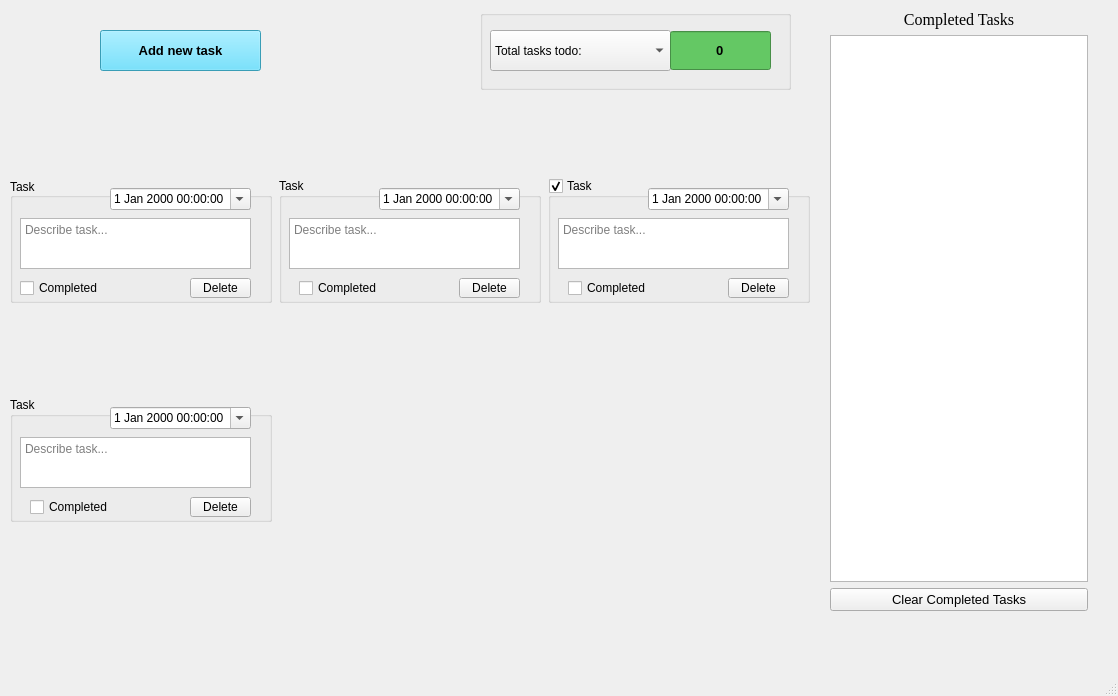
<?xml version="1.0" encoding="UTF-8"?>
<ui version="4.0">
 <class>MainWindow</class>
 <widget class="QMainWindow" name="MainWindow">
  <property name="geometry">
   <rect>
    <x>0</x>
    <y>0</y>
    <width>1118</width>
    <height>696</height>
   </rect>
  </property>
  <property name="windowTitle">
   <string>MainWindow</string>
  </property>
  <property name="autoFillBackground">
   <bool>false</bool>
  </property>
  <property name="styleSheet">
   <string notr="true"/>
  </property>
  <widget class="QWidget" name="centralwidget">
   <widget class="QPushButton" name="NewTaskButton">
    <property name="geometry">
     <rect>
      <x>100</x>
      <y>30</y>
      <width>161</width>
      <height>41</height>
     </rect>
    </property>
    <property name="font">
     <font>
      <pointsize>10</pointsize>
      <weight>75</weight>
      <italic>false</italic>
      <bold>true</bold>
     </font>
    </property>
    <property name="styleSheet">
     <string notr="true">background-color: rgb(80, 220, 255);</string>
    </property>
    <property name="text">
     <string>Add new task</string>
    </property>
   </widget>
   <widget class="QWidget" name="gridLayoutWidget">
    <property name="geometry">
     <rect>
      <x>10</x>
      <y>90</y>
      <width>802</width>
      <height>521</height>
     </rect>
    </property>
    <layout class="QGridLayout" name="taskGrid" rowstretch="0,0" columnstretch="0,0,0">
     <property name="sizeConstraint">
      <enum>QLayout::SetMinimumSize</enum>
     </property>
     <property name="leftMargin">
      <number>0</number>
     </property>
     <property name="topMargin">
      <number>0</number>
     </property>
     <property name="horizontalSpacing">
      <number>7</number>
     </property>
     <item row="0" column="1">
      <widget class="QGroupBox" name="task2">
       <property name="sizePolicy">
        <sizepolicy hsizetype="Minimum" vsizetype="Minimum">
         <horstretch>0</horstretch>
         <verstretch>0</verstretch>
        </sizepolicy>
       </property>
       <property name="minimumSize">
        <size>
         <width>262</width>
         <height>125</height>
        </size>
       </property>
       <property name="maximumSize">
        <size>
         <width>262</width>
         <height>125</height>
        </size>
       </property>
       <property name="autoFillBackground">
        <bool>true</bool>
       </property>
       <property name="title">
        <string>Task</string>
       </property>
       <widget class="QDateTimeEdit" name="dateTime2">
        <property name="geometry">
         <rect>
          <x>100</x>
          <y>10</y>
          <width>141</width>
          <height>22</height>
         </rect>
        </property>
        <property name="sizePolicy">
         <sizepolicy hsizetype="MinimumExpanding" vsizetype="Fixed">
          <horstretch>0</horstretch>
          <verstretch>0</verstretch>
         </sizepolicy>
        </property>
        <property name="styleSheet">
         <string notr="true">text-color: rgb(170, 170, 255)</string>
        </property>
        <property name="calendarPopup">
         <bool>true</bool>
        </property>
       </widget>
       <widget class="QTextEdit" name="taskText2">
        <property name="geometry">
         <rect>
          <x>10</x>
          <y>40</y>
          <width>231</width>
          <height>51</height>
         </rect>
        </property>
        <property name="placeholderText">
         <string>Describe task...</string>
        </property>
       </widget>
       <widget class="QPushButton" name="deleteButton2">
        <property name="geometry">
         <rect>
          <x>180</x>
          <y>100</y>
          <width>61</width>
          <height>20</height>
         </rect>
        </property>
        <property name="text">
         <string>Delete</string>
        </property>
       </widget>
       <widget class="QCheckBox" name="compCheck2">
        <property name="geometry">
         <rect>
          <x>20</x>
          <y>100</y>
          <width>91</width>
          <height>20</height>
         </rect>
        </property>
        <property name="text">
         <string>Completed</string>
        </property>
       </widget>
      </widget>
     </item>
     <item row="0" column="2">
      <widget class="QGroupBox" name="task3">
       <property name="sizePolicy">
        <sizepolicy hsizetype="Minimum" vsizetype="Minimum">
         <horstretch>0</horstretch>
         <verstretch>0</verstretch>
        </sizepolicy>
       </property>
       <property name="minimumSize">
        <size>
         <width>262</width>
         <height>125</height>
        </size>
       </property>
       <property name="maximumSize">
        <size>
         <width>262</width>
         <height>125</height>
        </size>
       </property>
       <property name="autoFillBackground">
        <bool>true</bool>
       </property>
       <property name="title">
        <string>Task</string>
       </property>
       <property name="checkable">
        <bool>true</bool>
       </property>
       <property name="checked">
        <bool>true</bool>
       </property>
       <widget class="QDateTimeEdit" name="dateTime3">
        <property name="geometry">
         <rect>
          <x>100</x>
          <y>10</y>
          <width>141</width>
          <height>22</height>
         </rect>
        </property>
        <property name="sizePolicy">
         <sizepolicy hsizetype="MinimumExpanding" vsizetype="Fixed">
          <horstretch>0</horstretch>
          <verstretch>0</verstretch>
         </sizepolicy>
        </property>
        <property name="styleSheet">
         <string notr="true">text-color: rgb(170, 170, 255)</string>
        </property>
        <property name="calendarPopup">
         <bool>true</bool>
        </property>
       </widget>
       <widget class="QTextEdit" name="taskText3">
        <property name="geometry">
         <rect>
          <x>10</x>
          <y>40</y>
          <width>231</width>
          <height>51</height>
         </rect>
        </property>
        <property name="placeholderText">
         <string>Describe task...</string>
        </property>
       </widget>
       <widget class="QPushButton" name="deleteButton3">
        <property name="geometry">
         <rect>
          <x>180</x>
          <y>100</y>
          <width>61</width>
          <height>20</height>
         </rect>
        </property>
        <property name="text">
         <string>Delete</string>
        </property>
       </widget>
       <widget class="QCheckBox" name="compCheck3">
        <property name="geometry">
         <rect>
          <x>20</x>
          <y>100</y>
          <width>91</width>
          <height>20</height>
         </rect>
        </property>
        <property name="text">
         <string>Completed</string>
        </property>
       </widget>
      </widget>
     </item>
     <item row="1" column="0">
      <widget class="QGroupBox" name="task4">
       <property name="sizePolicy">
        <sizepolicy hsizetype="Minimum" vsizetype="Minimum">
         <horstretch>0</horstretch>
         <verstretch>0</verstretch>
        </sizepolicy>
       </property>
       <property name="minimumSize">
        <size>
         <width>262</width>
         <height>125</height>
        </size>
       </property>
       <property name="maximumSize">
        <size>
         <width>262</width>
         <height>125</height>
        </size>
       </property>
       <property name="autoFillBackground">
        <bool>true</bool>
       </property>
       <property name="title">
        <string>Task</string>
       </property>
       <widget class="QDateTimeEdit" name="dateTime4">
        <property name="geometry">
         <rect>
          <x>100</x>
          <y>10</y>
          <width>141</width>
          <height>22</height>
         </rect>
        </property>
        <property name="sizePolicy">
         <sizepolicy hsizetype="MinimumExpanding" vsizetype="Fixed">
          <horstretch>0</horstretch>
          <verstretch>0</verstretch>
         </sizepolicy>
        </property>
        <property name="styleSheet">
         <string notr="true">text-color: rgb(170, 170, 255)</string>
        </property>
        <property name="calendarPopup">
         <bool>true</bool>
        </property>
       </widget>
       <widget class="QTextEdit" name="taskText4">
        <property name="geometry">
         <rect>
          <x>10</x>
          <y>40</y>
          <width>231</width>
          <height>51</height>
         </rect>
        </property>
        <property name="placeholderText">
         <string>Describe task...</string>
        </property>
       </widget>
       <widget class="QPushButton" name="deleteButton4">
        <property name="geometry">
         <rect>
          <x>180</x>
          <y>100</y>
          <width>61</width>
          <height>20</height>
         </rect>
        </property>
        <property name="text">
         <string>Delete</string>
        </property>
       </widget>
       <widget class="QCheckBox" name="compCheck4">
        <property name="geometry">
         <rect>
          <x>20</x>
          <y>100</y>
          <width>91</width>
          <height>20</height>
         </rect>
        </property>
        <property name="text">
         <string>Completed</string>
        </property>
       </widget>
      </widget>
     </item>
     <item row="0" column="0">
      <widget class="QGroupBox" name="task1">
       <property name="sizePolicy">
        <sizepolicy hsizetype="Minimum" vsizetype="Minimum">
         <horstretch>0</horstretch>
         <verstretch>0</verstretch>
        </sizepolicy>
       </property>
       <property name="minimumSize">
        <size>
         <width>262</width>
         <height>125</height>
        </size>
       </property>
       <property name="maximumSize">
        <size>
         <width>262</width>
         <height>125</height>
        </size>
       </property>
       <property name="autoFillBackground">
        <bool>true</bool>
       </property>
       <property name="title">
        <string>Task</string>
       </property>
       <property name="alignment">
        <set>Qt::AlignJustify|Qt::AlignVCenter</set>
       </property>
       <widget class="QDateTimeEdit" name="dateTime1">
        <property name="geometry">
         <rect>
          <x>100</x>
          <y>10</y>
          <width>141</width>
          <height>22</height>
         </rect>
        </property>
        <property name="sizePolicy">
         <sizepolicy hsizetype="MinimumExpanding" vsizetype="Fixed">
          <horstretch>0</horstretch>
          <verstretch>0</verstretch>
         </sizepolicy>
        </property>
        <property name="styleSheet">
         <string notr="true">text-color: rgb(170, 170, 255)</string>
        </property>
        <property name="calendarPopup">
         <bool>true</bool>
        </property>
        <property name="timeSpec">
         <enum>Qt::LocalTime</enum>
        </property>
       </widget>
       <widget class="QTextEdit" name="taskText1">
        <property name="geometry">
         <rect>
          <x>10</x>
          <y>40</y>
          <width>231</width>
          <height>51</height>
         </rect>
        </property>
        <property name="placeholderText">
         <string>Describe task...</string>
        </property>
       </widget>
       <widget class="QPushButton" name="deleteButton1">
        <property name="geometry">
         <rect>
          <x>180</x>
          <y>100</y>
          <width>61</width>
          <height>20</height>
         </rect>
        </property>
        <property name="text">
         <string>Delete</string>
        </property>
       </widget>
       <widget class="QCheckBox" name="compCheck1">
        <property name="geometry">
         <rect>
          <x>10</x>
          <y>100</y>
          <width>91</width>
          <height>20</height>
         </rect>
        </property>
        <property name="text">
         <string>Completed</string>
        </property>
       </widget>
      </widget>
     </item>
    </layout>
   </widget>
   <widget class="QWidget" name="verticalLayoutWidget">
    <property name="geometry">
     <rect>
      <x>830</x>
      <y>10</y>
      <width>258</width>
      <height>601</height>
     </rect>
    </property>
    <layout class="QVBoxLayout" name="compTaskBox">
     <item>
      <widget class="QLabel" name="compTaskLabel">
       <property name="font">
        <font>
         <family>Georgia</family>
         <pointsize>12</pointsize>
        </font>
       </property>
       <property name="frameShape">
        <enum>QFrame::NoFrame</enum>
       </property>
       <property name="text">
        <string>Completed Tasks</string>
       </property>
       <property name="textFormat">
        <enum>Qt::PlainText</enum>
       </property>
       <property name="scaledContents">
        <bool>false</bool>
       </property>
       <property name="alignment">
        <set>Qt::AlignHCenter|Qt::AlignTop</set>
       </property>
       <property name="margin">
        <number>0</number>
       </property>
      </widget>
     </item>
     <item>
      <widget class="QListWidget" name="compTaskList">
       <property name="sortingEnabled">
        <bool>false</bool>
       </property>
      </widget>
     </item>
     <item>
      <widget class="QPushButton" name="compTaskClr">
       <property name="font">
        <font>
         <pointsize>10</pointsize>
         <weight>50</weight>
         <bold>false</bold>
         <underline>false</underline>
        </font>
       </property>
       <property name="text">
        <string>Clear Completed Tasks</string>
       </property>
      </widget>
     </item>
    </layout>
   </widget>
   <widget class="QGroupBox" name="tasksLeftGroup">
    <property name="geometry">
     <rect>
      <x>480</x>
      <y>10</y>
      <width>311</width>
      <height>80</height>
     </rect>
    </property>
    <property name="title">
     <string/>
    </property>
    <widget class="QComboBox" name="dropdownList">
     <property name="geometry">
      <rect>
       <x>10</x>
       <y>20</y>
       <width>181</width>
       <height>41</height>
      </rect>
     </property>
     <property name="font">
      <font>
       <pointsize>9</pointsize>
      </font>
     </property>
     <property name="currentText">
      <string>Total tasks todo:</string>
     </property>
     <item>
      <property name="text">
       <string>Total tasks todo:</string>
      </property>
     </item>
     <item>
      <property name="text">
       <string>Tasks due today :</string>
      </property>
     </item>
     <item>
      <property name="text">
       <string>Completed tasks :</string>
      </property>
     </item>
    </widget>
    <widget class="QSpinBox" name="numDisplay">
     <property name="geometry">
      <rect>
       <x>190</x>
       <y>20</y>
       <width>101</width>
       <height>41</height>
      </rect>
     </property>
     <property name="font">
      <font>
       <pointsize>10</pointsize>
       <weight>75</weight>
       <bold>true</bold>
      </font>
     </property>
     <property name="styleSheet">
      <string notr="true">alternate-background-color: rgb(200,100,100);
background-color: rgb(100,200,100);

</string>
     </property>
     <property name="alignment">
      <set>Qt::AlignCenter</set>
     </property>
     <property name="readOnly">
      <bool>true</bool>
     </property>
     <property name="buttonSymbols">
      <enum>QAbstractSpinBox::NoButtons</enum>
     </property>
     <property name="value">
      <number>0</number>
     </property>
    </widget>
   </widget>
  </widget>
  <widget class="QMenuBar" name="menubar">
   <property name="geometry">
    <rect>
     <x>0</x>
     <y>0</y>
     <width>1118</width>
     <height>21</height>
    </rect>
   </property>
  </widget>
  <widget class="QStatusBar" name="statusbar"/>
 </widget>
 <resources/>
 <connections/>
</ui>
